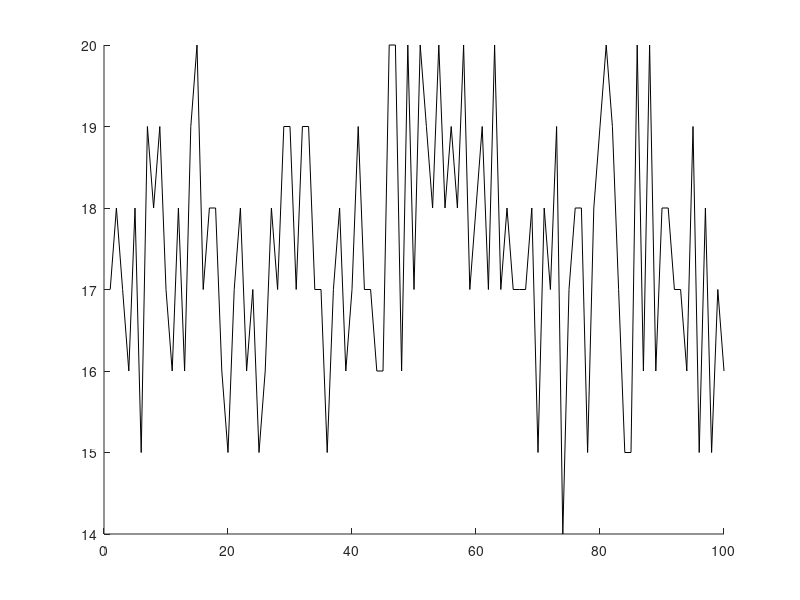

Write the MATLAB code that produced this figure.
clear all
surfacelength=100
layer(1:surfacelength,1)=1:100
layer(1:surfacelength,2)=20

surface=layer
surface(1:surfacelength,3)=0

% for x=1:100
% layer(1:surfacelength,2)=sin(x)
% end

a=1
b=100
cycles=10

for j=1:cycles
for m=1:surfacelength
      Z=a+(b-a).*rand(1,1);
             if Z>50
                surface(m,3)=1
             else 
                surface(m,3)=0
             end
end



for n=1:surfacelength
      Z=a+(b-a).*rand(1,1);
             if Z>50
                 if surface(n,3)==1
                    surface(n,3)=2
                 end
            
             end
end

for o=1:surfacelength
    if surface(o,3)==2
        surface(o,2)= surface(o,2)-1
        surface(o,3)=0
    end
end
layer=surface(1:100,1:2)
hold on
end
plot (layer(1:surfacelength,2),'k')





